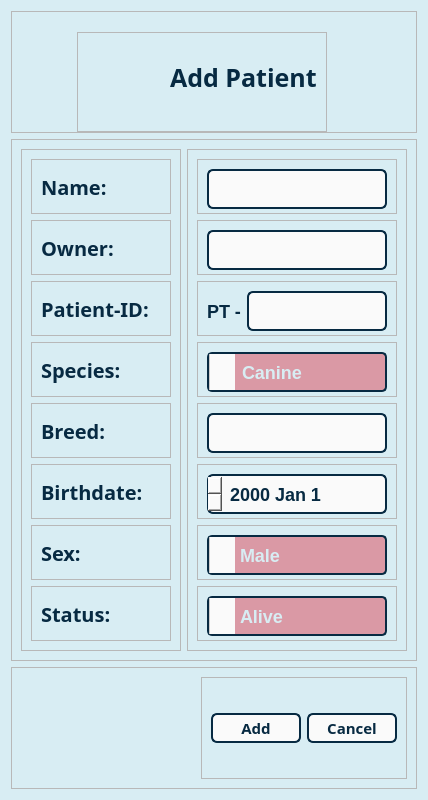
<?xml version="1.0" encoding="UTF-8"?>
<ui version="4.0">
 <class>Dialog</class>
 <widget class="QDialog" name="Dialog">
  <property name="geometry">
   <rect>
    <x>0</x>
    <y>0</y>
    <width>428</width>
    <height>800</height>
   </rect>
  </property>
  <property name="sizePolicy">
   <sizepolicy hsizetype="Fixed" vsizetype="Fixed">
    <horstretch>0</horstretch>
    <verstretch>0</verstretch>
   </sizepolicy>
  </property>
  <property name="minimumSize">
   <size>
    <width>400</width>
    <height>800</height>
   </size>
  </property>
  <property name="maximumSize">
   <size>
    <width>500</width>
    <height>800</height>
   </size>
  </property>
  <property name="windowTitle">
   <string>Dialog</string>
  </property>
  <property name="styleSheet">
   <string notr="true">QDialog {
    background-color: #D8EDF3;
}
</string>
  </property>
  <layout class="QVBoxLayout" name="verticalLayout_3">
   <item>
    <widget class="QFrame" name="alltopframe">
     <property name="frameShape">
      <enum>QFrame::StyledPanel</enum>
     </property>
     <property name="frameShadow">
      <enum>QFrame::Raised</enum>
     </property>
     <layout class="QHBoxLayout" name="horizontalLayout_2">
      <property name="spacing">
       <number>0</number>
      </property>
      <property name="topMargin">
       <number>0</number>
      </property>
      <property name="bottomMargin">
       <number>0</number>
      </property>
      <item>
       <spacer name="spacer1">
        <property name="orientation">
         <enum>Qt::Horizontal</enum>
        </property>
        <property name="sizeHint" stdset="0">
         <size>
          <width>20</width>
          <height>20</height>
         </size>
        </property>
       </spacer>
      </item>
      <item>
       <widget class="QFrame" name="titlelogoframe">
        <property name="sizePolicy">
         <sizepolicy hsizetype="Fixed" vsizetype="Fixed">
          <horstretch>0</horstretch>
          <verstretch>0</verstretch>
         </sizepolicy>
        </property>
        <property name="minimumSize">
         <size>
          <width>250</width>
          <height>100</height>
         </size>
        </property>
        <property name="maximumSize">
         <size>
          <width>270</width>
          <height>80</height>
         </size>
        </property>
        <property name="frameShape">
         <enum>QFrame::StyledPanel</enum>
        </property>
        <property name="frameShadow">
         <enum>QFrame::Raised</enum>
        </property>
        <layout class="QHBoxLayout" name="horizontalLayout">
         <property name="leftMargin">
          <number>0</number>
         </property>
         <property name="topMargin">
          <number>0</number>
         </property>
         <item>
          <widget class="QLabel" name="patientlogo">
           <property name="maximumSize">
            <size>
             <width>90</width>
             <height>90</height>
            </size>
           </property>
           <property name="text">
            <string/>
           </property>
           <property name="pixmap">
            <pixmap resource="HPAC IS/Hpac.qrc">:/icons/Patient.png</pixmap>
           </property>
           <property name="scaledContents">
            <bool>true</bool>
           </property>
          </widget>
         </item>
         <item>
          <widget class="QLabel" name="addpatienttitle">
           <property name="styleSheet">
            <string notr="true">QLabel {
	font: Merriweather Sans;
	font: bold;
	font-size: 25px;
	color: #072A42;
}</string>
           </property>
           <property name="text">
            <string>Add Patient</string>
           </property>
          </widget>
         </item>
        </layout>
       </widget>
      </item>
      <item>
       <spacer name="spacer2">
        <property name="orientation">
         <enum>Qt::Horizontal</enum>
        </property>
        <property name="sizeHint" stdset="0">
         <size>
          <width>80</width>
          <height>20</height>
         </size>
        </property>
       </spacer>
      </item>
     </layout>
    </widget>
   </item>
   <item>
    <widget class="QFrame" name="allmiddleframe">
     <property name="frameShape">
      <enum>QFrame::StyledPanel</enum>
     </property>
     <property name="frameShadow">
      <enum>QFrame::Raised</enum>
     </property>
     <layout class="QHBoxLayout" name="horizontalLayout_17">
      <item>
       <widget class="QFrame" name="IAFrame">
        <property name="layoutDirection">
         <enum>Qt::RightToLeft</enum>
        </property>
        <property name="frameShape">
         <enum>QFrame::StyledPanel</enum>
        </property>
        <property name="frameShadow">
         <enum>QFrame::Raised</enum>
        </property>
        <layout class="QVBoxLayout" name="verticalLayout">
         <item>
          <widget class="QFrame" name="I1AFrame">
           <property name="minimumSize">
            <size>
             <width>140</width>
             <height>55</height>
            </size>
           </property>
           <property name="maximumSize">
            <size>
             <width>140</width>
             <height>55</height>
            </size>
           </property>
           <property name="frameShape">
            <enum>QFrame::StyledPanel</enum>
           </property>
           <property name="frameShadow">
            <enum>QFrame::Raised</enum>
           </property>
           <layout class="QHBoxLayout" name="horizontalLayout_3">
            <item>
             <widget class="QLabel" name="I1A">
              <property name="layoutDirection">
               <enum>Qt::RightToLeft</enum>
              </property>
              <property name="styleSheet">
               <string notr="true">QLabel {
	font: Merriweather Sans;
	font: bold;
	font-size: 20px;
	color: #072A42;
}</string>
              </property>
              <property name="text">
               <string>Name:</string>
              </property>
             </widget>
            </item>
           </layout>
          </widget>
         </item>
         <item>
          <widget class="QFrame" name="I2AFrame">
           <property name="minimumSize">
            <size>
             <width>140</width>
             <height>55</height>
            </size>
           </property>
           <property name="maximumSize">
            <size>
             <width>140</width>
             <height>55</height>
            </size>
           </property>
           <property name="frameShape">
            <enum>QFrame::StyledPanel</enum>
           </property>
           <property name="frameShadow">
            <enum>QFrame::Raised</enum>
           </property>
           <layout class="QHBoxLayout" name="horizontalLayout_4">
            <item>
             <widget class="QLabel" name="I2A">
              <property name="styleSheet">
               <string notr="true">QLabel {
	font: Merriweather Sans;
	font: bold;
	font-size: 20px;
	color: #072A42;
}</string>
              </property>
              <property name="text">
               <string>Owner:</string>
              </property>
             </widget>
            </item>
           </layout>
          </widget>
         </item>
         <item>
          <widget class="QFrame" name="I3AFrame">
           <property name="minimumSize">
            <size>
             <width>0</width>
             <height>55</height>
            </size>
           </property>
           <property name="frameShape">
            <enum>QFrame::StyledPanel</enum>
           </property>
           <property name="frameShadow">
            <enum>QFrame::Raised</enum>
           </property>
           <layout class="QHBoxLayout" name="horizontalLayout_5">
            <item>
             <widget class="QLabel" name="I3A">
              <property name="styleSheet">
               <string notr="true">QLabel {
	font: Merriweather Sans;
	font: bold;
	font-size: 20px;
	color: #072A42;
}</string>
              </property>
              <property name="text">
               <string>Patient-ID:</string>
              </property>
             </widget>
            </item>
           </layout>
          </widget>
         </item>
         <item>
          <widget class="QFrame" name="I4AFrame">
           <property name="minimumSize">
            <size>
             <width>0</width>
             <height>55</height>
            </size>
           </property>
           <property name="frameShape">
            <enum>QFrame::StyledPanel</enum>
           </property>
           <property name="frameShadow">
            <enum>QFrame::Raised</enum>
           </property>
           <layout class="QHBoxLayout" name="horizontalLayout_13">
            <item>
             <widget class="QLabel" name="I4A">
              <property name="styleSheet">
               <string notr="true">QLabel {
	font: Merriweather Sans;
	font: bold;
	font-size: 20px;
	color: #072A42;
}</string>
              </property>
              <property name="text">
               <string>Species:</string>
              </property>
             </widget>
            </item>
           </layout>
          </widget>
         </item>
         <item>
          <widget class="QFrame" name="I5AFrame">
           <property name="minimumSize">
            <size>
             <width>0</width>
             <height>55</height>
            </size>
           </property>
           <property name="frameShape">
            <enum>QFrame::StyledPanel</enum>
           </property>
           <property name="frameShadow">
            <enum>QFrame::Raised</enum>
           </property>
           <layout class="QHBoxLayout" name="horizontalLayout_14">
            <item>
             <widget class="QLabel" name="I5A">
              <property name="styleSheet">
               <string notr="true">QLabel {
	font: Merriweather Sans;
	font: bold;
	font-size: 20px;
	color: #072A42;
}</string>
              </property>
              <property name="text">
               <string>Breed:</string>
              </property>
             </widget>
            </item>
           </layout>
          </widget>
         </item>
         <item>
          <widget class="QFrame" name="I6AFrame">
           <property name="minimumSize">
            <size>
             <width>0</width>
             <height>50</height>
            </size>
           </property>
           <property name="maximumSize">
            <size>
             <width>16777215</width>
             <height>55</height>
            </size>
           </property>
           <property name="frameShape">
            <enum>QFrame::StyledPanel</enum>
           </property>
           <property name="frameShadow">
            <enum>QFrame::Raised</enum>
           </property>
           <layout class="QHBoxLayout" name="horizontalLayout_6">
            <item>
             <widget class="QLabel" name="I6A">
              <property name="styleSheet">
               <string notr="true">QLabel {
	font: Merriweather Sans;
	font: bold;
	font-size: 20px;
	color: #072A42;
}</string>
              </property>
              <property name="text">
               <string>Birthdate:</string>
              </property>
             </widget>
            </item>
           </layout>
          </widget>
         </item>
         <item>
          <widget class="QFrame" name="I7AFrame">
           <property name="minimumSize">
            <size>
             <width>0</width>
             <height>55</height>
            </size>
           </property>
           <property name="frameShape">
            <enum>QFrame::StyledPanel</enum>
           </property>
           <property name="frameShadow">
            <enum>QFrame::Raised</enum>
           </property>
           <layout class="QHBoxLayout" name="horizontalLayout_7">
            <item>
             <widget class="QLabel" name="I7A">
              <property name="styleSheet">
               <string notr="true">QLabel {
	font: Merriweather Sans;
	font: bold;
	font-size: 20px;
	color: #072A42;
}</string>
              </property>
              <property name="text">
               <string>Sex:</string>
              </property>
             </widget>
            </item>
           </layout>
          </widget>
         </item>
         <item>
          <widget class="QFrame" name="I8AFrame">
           <property name="frameShape">
            <enum>QFrame::StyledPanel</enum>
           </property>
           <property name="frameShadow">
            <enum>QFrame::Raised</enum>
           </property>
           <layout class="QHBoxLayout" name="horizontalLayout_19">
            <item>
             <widget class="QLabel" name="I8A">
              <property name="styleSheet">
               <string notr="true">QLabel {
	font: Merriweather Sans;
	font: bold;
	font-size: 20px;
	color: #072A42;
}</string>
              </property>
              <property name="text">
               <string>Status:</string>
              </property>
             </widget>
            </item>
           </layout>
          </widget>
         </item>
        </layout>
       </widget>
      </item>
      <item>
       <widget class="QFrame" name="IBFrame">
        <property name="layoutDirection">
         <enum>Qt::RightToLeft</enum>
        </property>
        <property name="frameShape">
         <enum>QFrame::StyledPanel</enum>
        </property>
        <property name="frameShadow">
         <enum>QFrame::Raised</enum>
        </property>
        <layout class="QVBoxLayout" name="verticalLayout_2">
         <item>
          <widget class="QFrame" name="I1BFrame">
           <property name="minimumSize">
            <size>
             <width>0</width>
             <height>55</height>
            </size>
           </property>
           <property name="maximumSize">
            <size>
             <width>16777215</width>
             <height>55</height>
            </size>
           </property>
           <property name="frameShape">
            <enum>QFrame::StyledPanel</enum>
           </property>
           <property name="frameShadow">
            <enum>QFrame::Raised</enum>
           </property>
           <layout class="QHBoxLayout" name="horizontalLayout_8">
            <item>
             <widget class="QLineEdit" name="I1B">
              <property name="minimumSize">
               <size>
                <width>0</width>
                <height>40</height>
               </size>
              </property>
              <property name="styleSheet">
               <string notr="true">QLineEdit {
	font-family: &quot;Merriweather Sans&quot;;
	font: bold;
	font-size: 18px;
	color: #072A42;
	background-color: #fafafa;
	border: 2px solid #072A42;
	border-radius: 6px;
	padding: 5px;
}

QLineEdit::placeholder {
    color: #DD5C6D;
    font-style: italic;
}
</string>
              </property>
             </widget>
            </item>
           </layout>
          </widget>
         </item>
         <item>
          <widget class="QFrame" name="I2BFrame">
           <property name="minimumSize">
            <size>
             <width>0</width>
             <height>55</height>
            </size>
           </property>
           <property name="maximumSize">
            <size>
             <width>16777215</width>
             <height>55</height>
            </size>
           </property>
           <property name="frameShape">
            <enum>QFrame::StyledPanel</enum>
           </property>
           <property name="frameShadow">
            <enum>QFrame::Raised</enum>
           </property>
           <layout class="QHBoxLayout" name="horizontalLayout_9">
            <item>
             <widget class="QLineEdit" name="I2B">
              <property name="minimumSize">
               <size>
                <width>0</width>
                <height>40</height>
               </size>
              </property>
              <property name="styleSheet">
               <string notr="true">QLineEdit {
	font-family: &quot;Merriweather Sans&quot;;
	font: bold;
	font-size: 18px;
	color: #072A42;
	background-color: #fafafa;
	border: 2px solid #072A42;
	border-radius: 6px;
	padding: 5px;
}

QLineEdit::placeholder {
    color: #DD5C6D;
    font-style: italic;
}
</string>
              </property>
             </widget>
            </item>
           </layout>
          </widget>
         </item>
         <item>
          <widget class="QFrame" name="I3BCFrame">
           <property name="minimumSize">
            <size>
             <width>0</width>
             <height>55</height>
            </size>
           </property>
           <property name="maximumSize">
            <size>
             <width>16777215</width>
             <height>55</height>
            </size>
           </property>
           <property name="frameShape">
            <enum>QFrame::StyledPanel</enum>
           </property>
           <property name="frameShadow">
            <enum>QFrame::Raised</enum>
           </property>
           <layout class="QHBoxLayout" name="horizontalLayout_10">
            <item>
             <widget class="QLineEdit" name="I3C">
              <property name="minimumSize">
               <size>
                <width>0</width>
                <height>40</height>
               </size>
              </property>
              <property name="styleSheet">
               <string notr="true">QLineEdit {
	font-family: &quot;Merriweather Sans&quot;;
	font: bold;
	font-size: 20px;
	color: #072A42;
	background-color: #fafafa;
	border: 2px solid #072A42;
	border-radius: 6px;
	padding: 5px;
}

QLineEdit::placeholder {
    color: #DD5C6D;
    font-style: italic;
}
</string>
              </property>
              <property name="readOnly">
               <bool>true</bool>
              </property>
             </widget>
            </item>
            <item>
             <widget class="QLabel" name="I3B_2">
              <property name="minimumSize">
               <size>
                <width>0</width>
                <height>40</height>
               </size>
              </property>
              <property name="styleSheet">
               <string notr="true">QLabel {
	font-family: &quot;Merriweather Sans&quot;;
	font: bold;
	font-size: 18px;
	color: #072A42;

}

</string>
              </property>
              <property name="text">
               <string>PT -</string>
              </property>
             </widget>
            </item>
           </layout>
          </widget>
         </item>
         <item>
          <widget class="QFrame" name="I4BFrame">
           <property name="minimumSize">
            <size>
             <width>0</width>
             <height>55</height>
            </size>
           </property>
           <property name="maximumSize">
            <size>
             <width>16777215</width>
             <height>55</height>
            </size>
           </property>
           <property name="frameShape">
            <enum>QFrame::StyledPanel</enum>
           </property>
           <property name="frameShadow">
            <enum>QFrame::Raised</enum>
           </property>
           <layout class="QHBoxLayout" name="horizontalLayout_15">
            <item>
             <widget class="QComboBox" name="I4B">
              <property name="minimumSize">
               <size>
                <width>0</width>
                <height>40</height>
               </size>
              </property>
              <property name="styleSheet">
               <string notr="true">QComboBox {
    font-family: &quot;Merriweather Sans&quot;;
	color: #D8EDF3;
    font-size: 18px;
	font-weight: bold;
    padding: 5px;
    border: 2px solid #072A42;
    border-radius: 5px;
    background-color: #DA99A5;
}

QComboBox::drop-down {
    subcontrol-origin: padding;
    subcontrol-position: top right;
    width: 25px;
    border-left: 1px solid #ccc;
	background-color: #fafafa;
}

QComboBox::down-arrow {
    image: url(:/icons/arrow down.png);
	width: 23px;
	height: 25px;
}

QComboBox QAbstractItemView {
    background-color: #fafafa;
    color: #072A42;
    selection-background-color: #DA99A5;
    selection-color: #fafafa ;
    outline:#DA99A5;
}
</string>
              </property>
              <property name="editable">
               <bool>true</bool>
              </property>
              <property name="currentText">
               <string>Canine</string>
              </property>
              <item>
               <property name="text">
                <string>Canine</string>
               </property>
              </item>
              <item>
               <property name="text">
                <string>Feline</string>
               </property>
              </item>
              <item>
               <property name="text">
                <string>Porcine</string>
               </property>
              </item>
              <item>
               <property name="text">
                <string>Equine</string>
               </property>
              </item>
              <item>
               <property name="text">
                <string>Caprine</string>
               </property>
              </item>
              <item>
               <property name="text">
                <string>Lagomorph</string>
               </property>
              </item>
              <item>
               <property name="text">
                <string>Avian</string>
               </property>
              </item>
              <item>
               <property name="text">
                <string>Piscine</string>
               </property>
              </item>
              <item>
               <property name="text">
                <string>Primate</string>
               </property>
              </item>
             </widget>
            </item>
           </layout>
          </widget>
         </item>
         <item>
          <widget class="QFrame" name="I5BCFrame">
           <property name="minimumSize">
            <size>
             <width>0</width>
             <height>55</height>
            </size>
           </property>
           <property name="maximumSize">
            <size>
             <width>16777215</width>
             <height>55</height>
            </size>
           </property>
           <property name="frameShape">
            <enum>QFrame::StyledPanel</enum>
           </property>
           <property name="frameShadow">
            <enum>QFrame::Raised</enum>
           </property>
           <layout class="QHBoxLayout" name="horizontalLayout_16">
            <item>
             <widget class="QLineEdit" name="I5B">
              <property name="minimumSize">
               <size>
                <width>0</width>
                <height>40</height>
               </size>
              </property>
              <property name="styleSheet">
               <string notr="true">QLineEdit {
	font-family: &quot;Merriweather Sans&quot;;
	font: bold;
	font-size: 18px;
	color: #072A42;
	background-color: #fafafa;
	border: 2px solid #072A42;
	border-radius: 6px;
	padding: 5px;
}

QLineEdit::placeholder {
    color: #DD5C6D;
    font-style: italic;
}
</string>
              </property>
              <property name="text">
               <string/>
              </property>
              <property name="readOnly">
               <bool>false</bool>
              </property>
             </widget>
            </item>
           </layout>
          </widget>
         </item>
         <item>
          <widget class="QFrame" name="I6BFrame">
           <property name="minimumSize">
            <size>
             <width>0</width>
             <height>55</height>
            </size>
           </property>
           <property name="maximumSize">
            <size>
             <width>16777215</width>
             <height>55</height>
            </size>
           </property>
           <property name="frameShape">
            <enum>QFrame::StyledPanel</enum>
           </property>
           <property name="frameShadow">
            <enum>QFrame::Raised</enum>
           </property>
           <layout class="QHBoxLayout" name="horizontalLayout_11">
            <item>
             <widget class="QDateEdit" name="I6B">
              <property name="minimumSize">
               <size>
                <width>0</width>
                <height>40</height>
               </size>
              </property>
              <property name="styleSheet">
               <string notr="true">QDateEdit {
	font-family: &quot;Merriweather Sans&quot;;
	font: bold;
	font-size: 18px;
	color: #072A42;
	background-color: #fafafa;
	border: 2px solid #072A42;
	border-radius: 6px;
	padding: 5px;
}

QDateEdit::placeholder {
    color: #DD5C6D;
    font-style: italic;
}
</string>
              </property>
             </widget>
            </item>
           </layout>
          </widget>
         </item>
         <item>
          <widget class="QFrame" name="I7BFrame">
           <property name="minimumSize">
            <size>
             <width>0</width>
             <height>55</height>
            </size>
           </property>
           <property name="maximumSize">
            <size>
             <width>16777215</width>
             <height>55</height>
            </size>
           </property>
           <property name="frameShape">
            <enum>QFrame::StyledPanel</enum>
           </property>
           <property name="frameShadow">
            <enum>QFrame::Raised</enum>
           </property>
           <layout class="QHBoxLayout" name="horizontalLayout_12">
            <item>
             <widget class="QComboBox" name="I7B_2">
              <property name="minimumSize">
               <size>
                <width>0</width>
                <height>40</height>
               </size>
              </property>
              <property name="maximumSize">
               <size>
                <width>16777215</width>
                <height>40</height>
               </size>
              </property>
              <property name="styleSheet">
               <string notr="true">QComboBox {
    font-family: &quot;Merriweather Sans&quot;;
	color: #D8EDF3;
    font-size: 18px;
	font-weight: bold;
    padding: 5px;
    border: 2px solid #072A42;
    border-radius: 5px;
    background-color: #DA99A5;
}

QComboBox::drop-down {
    subcontrol-origin: padding;
    subcontrol-position: top right;
    width: 25px;
    border-left: 1px solid #ccc;
	background-color: #fafafa;
}

QComboBox::down-arrow {
    image: url(:/icons/arrow down.png);
	width: 23px;
	height: 25px;
}

QComboBox QAbstractItemView {
    background-color: #fafafa;
    color: #072A42;
    selection-background-color: #DA99A5;
    selection-color: #fafafa ;
    outline:#DA99A5;
}
</string>
              </property>
              <item>
               <property name="text">
                <string>Male</string>
               </property>
              </item>
              <item>
               <property name="text">
                <string>Female</string>
               </property>
              </item>
              <item>
               <property name="text">
                <string>Hermaphrodite</string>
               </property>
              </item>
             </widget>
            </item>
           </layout>
          </widget>
         </item>
         <item>
          <widget class="QFrame" name="I8BFrame">
           <property name="maximumSize">
            <size>
             <width>16777215</width>
             <height>55</height>
            </size>
           </property>
           <property name="frameShape">
            <enum>QFrame::StyledPanel</enum>
           </property>
           <property name="frameShadow">
            <enum>QFrame::Raised</enum>
           </property>
           <layout class="QHBoxLayout" name="horizontalLayout_20">
            <item>
             <widget class="QComboBox" name="I8B">
              <property name="minimumSize">
               <size>
                <width>0</width>
                <height>40</height>
               </size>
              </property>
              <property name="maximumSize">
               <size>
                <width>16777215</width>
                <height>40</height>
               </size>
              </property>
              <property name="styleSheet">
               <string notr="true">QComboBox {
    font-family: &quot;Merriweather Sans&quot;;
	color: #D8EDF3;
    font-size: 18px;
	font-weight: bold;
    padding: 5px;
    border: 2px solid #072A42;
    border-radius: 5px;
    background-color: #DA99A5;
}

QComboBox::drop-down {
    subcontrol-origin: padding;
    subcontrol-position: top right;
    width: 25px;
    border-left: 1px solid #ccc;
	background-color: #fafafa;
}

QComboBox::down-arrow {
    image: url(:/icons/arrow down.png);
	width: 23px;
	height: 25px;
}

QComboBox QAbstractItemView {
    background-color: #fafafa;
    color: #072A42;
    selection-background-color: #DA99A5;
    selection-color: #fafafa ;
    outline:#DA99A5;
}
</string>
              </property>
              <item>
               <property name="text">
                <string>Alive</string>
               </property>
              </item>
              <item>
               <property name="text">
                <string>Deceased</string>
               </property>
              </item>
             </widget>
            </item>
           </layout>
          </widget>
         </item>
        </layout>
       </widget>
      </item>
     </layout>
    </widget>
   </item>
   <item>
    <widget class="QFrame" name="allbotframe">
     <property name="frameShape">
      <enum>QFrame::StyledPanel</enum>
     </property>
     <property name="frameShadow">
      <enum>QFrame::Raised</enum>
     </property>
     <layout class="QHBoxLayout" name="horizontalLayout_21">
      <item>
       <spacer name="spacer3">
        <property name="orientation">
         <enum>Qt::Horizontal</enum>
        </property>
        <property name="sizeHint" stdset="0">
         <size>
          <width>175</width>
          <height>20</height>
         </size>
        </property>
       </spacer>
      </item>
      <item>
       <widget class="QFrame" name="buttframe">
        <property name="frameShape">
         <enum>QFrame::StyledPanel</enum>
        </property>
        <property name="frameShadow">
         <enum>QFrame::Raised</enum>
        </property>
        <layout class="QHBoxLayout" name="horizontalLayout_18">
         <item>
          <widget class="QPushButton" name="addbutt">
           <property name="styleSheet">
            <string notr="true">QPushButton {
	font: Merriweather Sans;
	font-size: 15px;
	font-weight: bold;
	color: #072A42;
	background-color: #fafafa;
	border: 2px solid #072A42;
	border-radius: 6px;
	padding: 3px;
	width: 80px;
	height: 20px;
			}

QPushButton:hover {
            background-color: #c1c8d4;  
        }
        QPushButton:pressed {
            background-color: #DD5C6D;
        }
</string>
           </property>
           <property name="text">
            <string>Add</string>
           </property>
          </widget>
         </item>
         <item>
          <widget class="QPushButton" name="cancellbutt">
           <property name="styleSheet">
            <string notr="true">QPushButton {
	font: Merriweather Sans;
	font-size: 15px;
	font-weight: bold;
	color: #072A42;
	background-color: #fafafa;
	border: 2px solid #072A42;
	border-radius: 6px;
	padding: 3px;
	width: 80px;
	height: 20px;
			}

QPushButton:hover {
            background-color: #c1c8d4;  
        }
        QPushButton:pressed {
            background-color: #DD5C6D;
        }
</string>
           </property>
           <property name="text">
            <string>Cancel</string>
           </property>
          </widget>
         </item>
        </layout>
       </widget>
      </item>
     </layout>
    </widget>
   </item>
  </layout>
 </widget>
 <resources>
  <include location="HPAC IS/Hpac.qrc"/>
 </resources>
 <connections/>
</ui>
